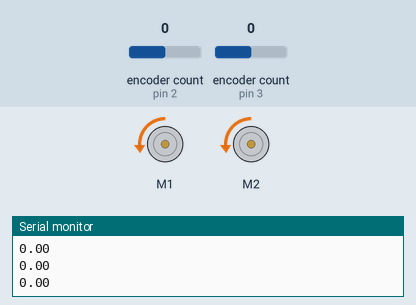
A sketch run on a simulated Arduino Uno, built with avr-gcc and run on an emulated ATmega328P. Shown: 2 × DC motor (green arrow = forward, orange = backward, longer = faster), the last lines printed to the serial monitor. The inputs (shaded band) are chosen by the test bench; at power-on: encoder count (sensors on pin 2, pin 3) 0.

Above: at 1.2 s.
1.3 s: encoder count (sensor on pin 2) set to -1
At 3.98 s:
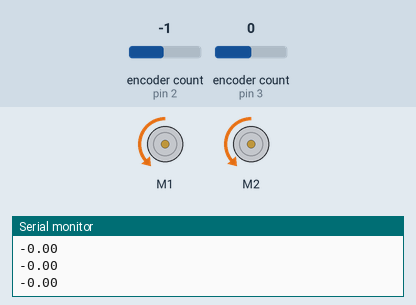
4.3 s: encoder count (sensor on pin 3) set to 4
At 6.77 s:
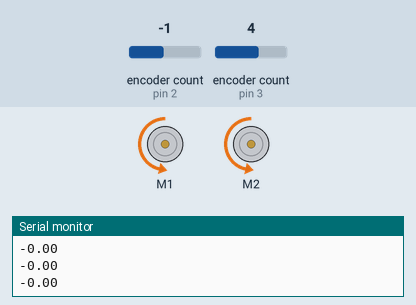
7.3 s: encoder count (sensor on pin 2) set to -2
At 9.91 s:
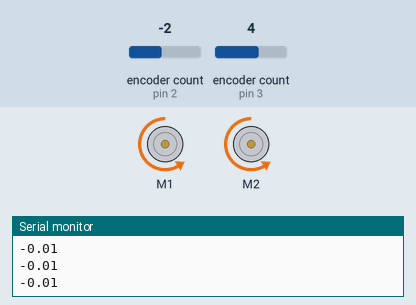
13.3 s: encoder count (sensor on pin 3) set to 5
Timing chart, 0 to 17.3 s (numbered marks = the images above; inputs shaded):
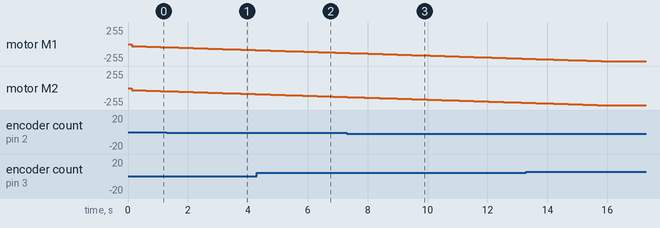

The sketch:

finaldemo1code.ino
```cpp
// Thomas Klinedinst Logan Meyer   EENG 350    3 18 2021
// This program is designed to make the robot move in a straight line
// a set number of feet and rotate in place a set number of degrees.
// This uses a PI controller to properly accomplish this.

#include <Encoder.h>
#include <DualMC33926MotorShield.h>


#define countsPerRotation 3200
#define motorRPWM         10
#define motorLPWM         9
#define voltageRDir       7   // Direction for Left motor
#define voltageLDir       5   // Direction for Right motor
#define pinD2             4
float  ifspin = 1;      //This is set to 0 or one depeding on ifspin ifspintherobot (CHANGE THIS IF TURN TEST OR LINE TEST)

float  goalAngle = 3.14159;   // Desired angle of rotation, in radians (CHANGE PER RUN)
float  goalDistance = 7;            // Desired linear distance traveled, in ft (CHANGE PER RUN)
float directiongoing = 1; ///  1 if counter clockwise    ////-1 if backwards or clockwise

int counter = 0;

#define diameter 0.5 // Diameter of the wheel, in ft

//float diametermod = (float) 0.501 - ( (float) (( (float) goalDistance / (float) 10) * (float) 0.01) );
#define diametermod 0.5008 // More accurate diameter based on testing                  // 10ft: 0.5, 8ft: 0.5007 5ft: 0.501
#define diametermodspin 0.498     // Different to account for minor slippage on rotation (wheel following curved path)
#define wheelRadius  0.25
#define wheelbase  1.167  // Wheelbase, in ft (Logan measured 1.166666)
#define turnRadius  0.584  // Half of the wheelbase


float angularPositionL;
float linearPositionL;
float angularPositionR;
float linearPositionR;
float radPerCount;
float circumference;
float speedR = 20;//20;   // Built-in variable for the speed of the motor (Right), Between -400, 400
float speedL = 20;//20;   // Built-in variable for the speed of the motor (Left), Between -400, 400
/////control sytem variables here for rotational control


float KpLs = 0.34; // 0.64  Proportional gain of left motor in spin test (unitless)
float KiLs = 0.00019; //0.0001;    0.00019 for pi/2 and under 0.00016 for pi and 0.00012 for 2*pi   Integrator gain of left motor in spin test (v/encoder rads)
float KpRs = 0.34; // 0.64;
float KiRs = 0.00019; //0.0001;

/////control sytem variables here for linear control
float KpL = 0.256; // 0.64;    Proportional gain of left motor in linear test
float KiL = 0.0002; //0.0001;    0.0002 for 5 feet 0.0001 for 10  Integrator gain of left motor in linear test (v/encoder rads)
float KpR = 0.24; // 0.64;
float KiR = 0.0002; //0.0001;

float delayValue = 120;//40;      // Makes sure the Control system doesn't run twice with the same data (ensures no div/0)
float timetogo = 5000;
float triggertime = 0;
//converted values for goal distance and truning angle
float goalDistanceAngle = (float) 1*goalDistance* (float) 2/ (float) diametermod;
float goalAngleAngle = (goalAngle*(float) wheelbase/ (float) diametermodspin ) - (float) 0.08; //wheelbas*wheelbase/r

////////
  ///static control variables
  float rL, rR, yL, yR, eL, eR;
  float IL = 0;
  float IR = 0;
  float Ts = 0;
  float Tc = 0;


Encoder rightWheel(2,5);  // 2 is an interrupt pin (A/ Yellow Right)    ***DON'T USE PIN 1***
Encoder leftWheel(3,6);   // 3 is an interrupt pin (A/ Yellow Left)
DualMC33926MotorShield md;

void setup() {

  circumference = (float) PI * diameter; // Calculates wheel circumference in ft
  md.init(); // Configures the motor shield pin outputs based on pins shown in "DualMC33926MotorShield.cpp"

  Serial.begin(9600);
  Serial.println ("Rotating Test");
  Serial.println ("Press r to reset the angular position");
  Serial.print ("The robot will turn now:  ");
  Serial.print(goalAngle);
  Serial.println(" degrees");

  radPerCount = (float) 2 * (PI) / (float) countsPerRotation;

  KiLs = KiLs-((goalAngle/(2*(PI)))* (float) 0.00007);  //0.00007
  KiRs = KiRs-((goalAngle/(2*(PI)))* (float) 0.00007);

  KiL = KiL - ((goalDistance/((float) 10))* (float) 0.00015);      // Ki is proportional to the requested distance to prevent abrupt stopping
  KiR = KiR - ((goalDistance/((float) 10))* (float) 0.00015);      // Longer distance --> lower Ki since there is available time to spool up/down slowly
  //goalAngleAngle = goalAngleAngle


  if(goalAngle > 3.2){
    goalAngleAngle = goalAngleAngle* (float) 0.985; // Limits overshoot on longer spins. When it spins for a while, it gains momentum and drifts and slides past desired point

  }
}

long oldPositionL  = -999;   // Included in the provided Basic encoder example code
long oldPositionR  = -999;

void loop() {

  static float uR = speedR;
  static float uL = speedL;

  if((triggertime > 0) && (millis() > (triggertime+timetogo))){
    if(counter == 0){

      goalDistanceAngle = (float) 2.1/ (float) diametermod;
      ifspin = 0;
      angularPositionR = 0;
      angularPositionL = 0;
      //directiongoing = 1;

      IL = 0;
      IR = 0;
      Ts = 0;
      //Tc = 0;
      uR = speedR;
      uL = speedL;
      counter  = counter + 1;
      Serial.println("loop");
    }
    //Serial.println("loop");
  }


  long newPositionL = leftWheel.read();
  long newPositionR = rightWheel.read();
  if (newPositionL != oldPositionL) {
    if (oldPositionL != -999) {
      angularPositionL = angularPositionL + (newPositionL - oldPositionL) * radPerCount;
    }
    oldPositionL = newPositionL;

  }

  if (newPositionR != oldPositionR) {
    if (oldPositionR != -999) {
      angularPositionR = angularPositionR + (newPositionR - oldPositionR) * radPerCount;
    }
    oldPositionR = newPositionR;

  }
/*
  if (Serial.read() == 'r') {
    angularPositionR = 0;
    angularPositionL = 0;
    Serial.println("Reset angular positions");
  }
*/
/*
  Serial.print(" L: ");
  Serial.print(angularPositionL);

  Serial.print("          ||         R: ");
  Serial.print(angularPositionR);
  Serial.print("\n");
*/

  if(ifspin == 1){
    rL = goalAngleAngle;
    rR = goalAngleAngle;
    yL = angularPositionL*directiongoing;
    yR = angularPositionR*directiongoing;

    eL = rL-yL;
    eR = rR-yR;

    IL = IL + Ts*eL;
    IR = IR + Ts*eR;

    uL = KpLs*eL + KiLs*IL;
    uR = KpRs*eR + KiRs*IR;

    if(directiongoing > 0){
      if((((rL-yL))<0.1) || ((yL-rL)>0.1)){
        uL = uL - KiLs*IL;
        if(triggertime == 0){
          triggertime = millis();
        }
    }
      if((((rR-yR))<0.1) || ((yR-rR)>0.1)){
        uR = uR - KiRs*IR;
        if(triggertime == 0){
          triggertime = millis();
        }
    }
   }

   if(directiongoing < 0){
      if((((rL-yL))<0.1) || ((yL-rL)>0.1)){
        uL = uL - KiLs*IL;
        if(triggertime == 0){
          triggertime = millis();
        }
    }
      if((((rR-yR))<0.1) || ((yR-rR)>0.1)){
        uR = uR - KiRs*IR;
        if(triggertime == 0){
          triggertime = millis();
        }
    }
   }


  uL = uL*directiongoing;
  uR = uR*directiongoing;


  }
  if(ifspin == 0){
    rL = goalDistanceAngle;
    rR = goalDistanceAngle;
    yL = angularPositionL*directiongoing*((float) -1);  // y is actual angular position
    yR = angularPositionR*directiongoing;

    eL = rL-yL;
    eR = rR-yR;


    IL = IL + Ts*eL;
    IR = IR + Ts*eR;

    uL = KpL*eL + KiL*IL;
    uR = KpR*eR + KiR*IR;

    if((((rL-yL))<0.1) || ((yL-rL)>0.1)){

      uL = uL - KiL*IL;
    }
    if((((rR-yR))<0.1) || ((yR-rR)>0.1)){
      uR = uR - KiR*IR;
    }

    uL = uL*directiongoing*((float) -1);
    uR = uR*directiongoing;

  }

Serial.println(angularPositionR/((float) wheelbase/ (float) diametermodspin));


  Ts = millis()-Tc;
  Tc = millis();
  delay(delayValue - Ts);

  md.setM1Speed(speedL*uL* (float) -1);
  md.setM2Speed(speedR*uR* (float) -1);

}
```
